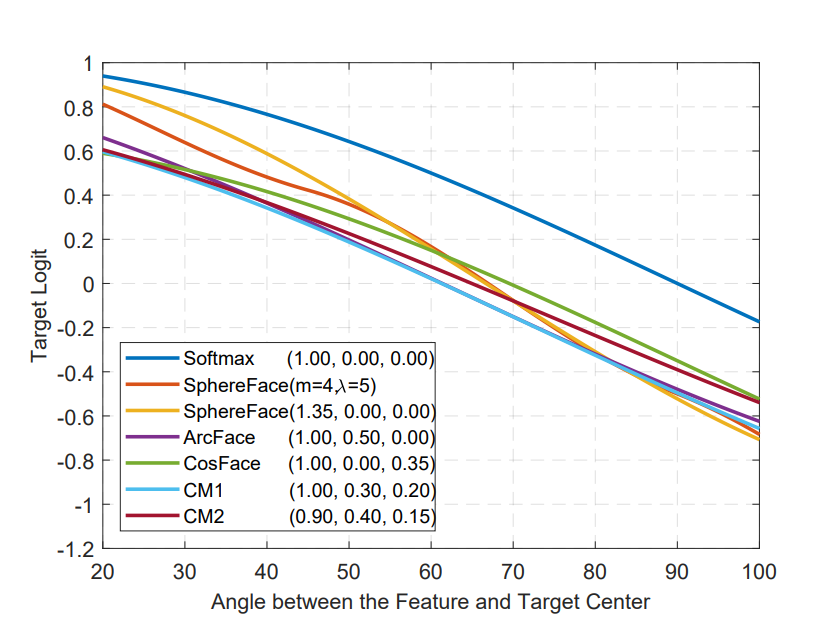
#> input picture assets/from_arcface_to_simpleface/logits_cut.png, 831 x 642 px, found by its file name
$ jupyter execute --allow-errors 5_from_arcface_to_simpleface.ipynb   (shell and % lines are left out)
#> lines starting #> are read from the running program, lines starting #| are printed output that depends on the picture
[cell 1]
import warnings
warnings.filterwarnings("ignore")

from PIL import Image
import numpy as np
import matplotlib.pyplot as plt

# From ArcFace to SimpleFace

*Jun 12, 2023*

---------------------------------------------------

Once, while working on a face swapping project I was using [ArcFace](https://arxiv.org/abs/1801.07698) as an identity estimator. The key problem with face swapping is finding the trade-off between identity information (face shape) and attributes like pose, expression, illumination etc. and the resulting quality depends a lot on the quality of the pre-trained identity estimator. So I was naturally looking into ways to improve ours. I wanted to clean identity embeddings of all the irrelevant attribute information, which means a tighter intra-class grouping. So I was looking at the loss and thinking and this is what came out.

# ArcFace Primer

ArcFace is still a workhorse in many face-related AI applications despite its respectable age due to availability and decent quality of pretrained models. It came as an improvement to a whole line of angular margin face recognition models like SphereFace and CosineFace. It formulates the task of face recognition not as a metric learning problem, but as a classification task with target classes being face identities and a specially designed loss function. It consists of a linear layer with some trickery.

The ArcFace loss is parameterized by a weight matrix $W$ of *"anchor"* vectors for each identity/class. This weight matrix is multiplied by an embedding vector $x$. From school we know that:

$$ W_i^T x_j = \|W_i\| \|x_j\| \cos(\theta_i) $$

where $\theta_i$ is the angle between vectors $W_i$ and $x_j$. It was shown many times that optimizing for this dot product directly is inefficient as inter-class separation gets worse and a lot of irrelevant noise and variance leak from the data into embeddings. Putting face embeddings on a hypersphere and optimizing for an angle between vectors is a better strategy. Getting the angle is easy:

$$ \theta_i = \arccos \left( \frac{W_i^T x_j}{ \|W_i\| \|x_j\|} \right) $$

What ArcFace proposes is to add a constant margin $m$ to the angle between the class sample and its corresponding anchor vector precisely to enforce clearer inter-class separation. That's it. The rest of the loss function is plain old softmax with the cross-entropy:

$$ L = - \log \frac{e^{ s \cos \left( \theta_{y_i} + m \right)}}{e^{ s \cos \left( \theta_{y_i} + m \right)} + \sum_{j\neq y_i} e^{ s \cos \left( \theta_j\right)}} $$

Here $s$ is a scaling factor which plays the role of the softmax temperature, essentially, and $y_i$ is the *index* of the target class. Seems simple and intuitive enough, but can we make it even simpler?

# Stripped to the Bone

While reviewing ArcFace paper I zoomed into a softmax logits plot (Fig. 4b):

[cell 2]
Image.open("assets/from_arcface_to_simpleface/logits_cut.png").resize((624, 480), Image.Resampling.BICUBIC)
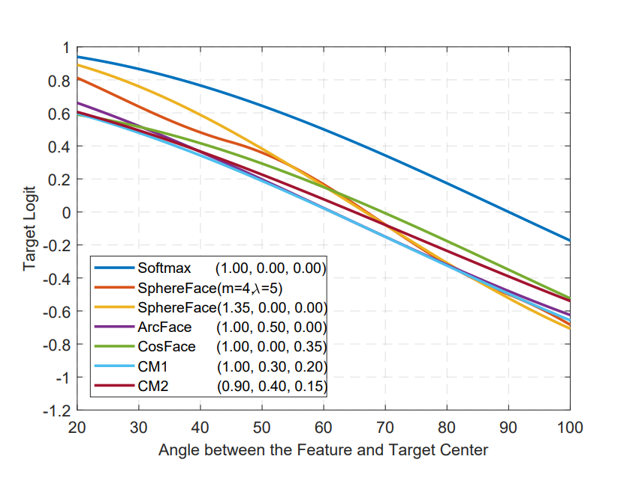
#> Out: PIL image 624x480 RGBA; mean R, G, B, A 244.1, 243.9, 243.4, 255

And I have so many questions about it! Like, what's this? What is the point of this graph? These are just some squiggly lines. What is the reader supposed to make from them? Why do they only show us the interval between 20 and 100 degrees? What about angles below 20 and above 100 degrees?

This useless piece of visual noise exists for the sole purpose of being there. So here's a bit blurry but full plot which I found in this [nice article](https://laniakea2018.wordpress.com/2018/06/16/lecture-9-arcface-additive-angular-margin-loss-for-deep-face-recognition/):

[cell 3]
Image.open('assets/from_arcface_to_simpleface/logits_full.png').resize((520, 400), Image.Resampling.BICUBIC)
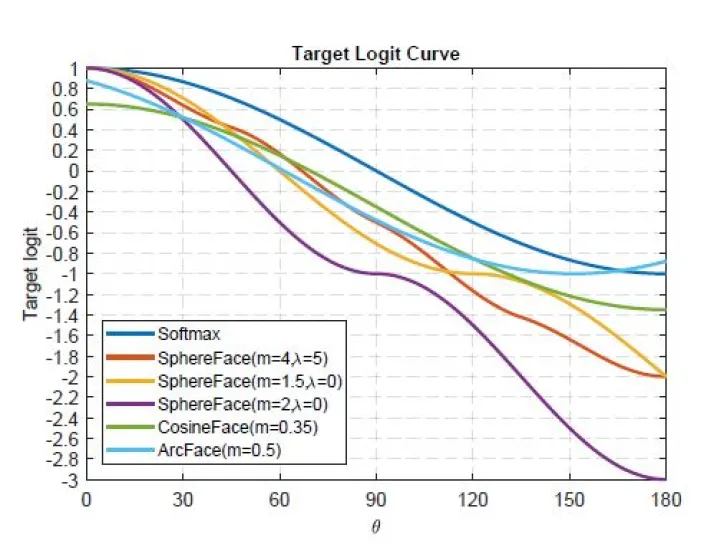
#> input picture assets/from_arcface_to_simpleface/logits_full.png, 704 x 550 px, found by its file name
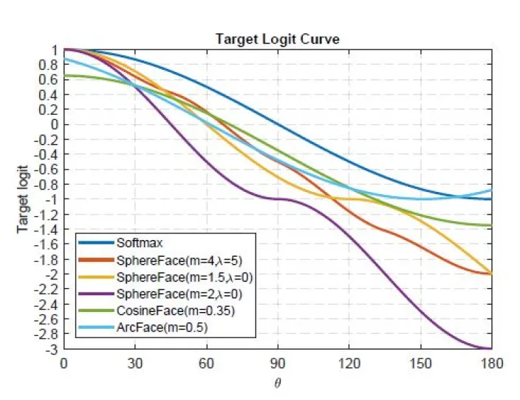
#> Out: PIL image 520x400 RGBA; mean R, G, B, A 241.4, 241.8, 240.8, 255

Now this is how you do plots! We can now see the full range of angles and immediately make some observations.

**Observation 1.** *All* of these functions have critical points somewhere besides the actual optimum. This may not be a big deal, but it is kinda bad taste, IMHO. A proper well-behaved loss function should have one and only critical point - at the optimum and have a good reason for every single extra one.

**Observation 2.** ArcFace logits aren't even monotonic. They have a local optimum at 180 degrees. This can make somebody have a really bad day, I'd say.

**Observation 3.** ArcFace logits are the only function which has *non-zero* slope at 0 degrees. Now that's interesting.

In practice they add some corrections to ArcFace (so-called *easy* margin and *hard* margin) which change the shape of the "tail" of the logits but they don't get rid of the abovementioned problems.

Let's think of the ArcFace a bit. The graph of the logits doesn't have a continuation to the left because the dot product gives you the angle along the shortest arc which is always between 0 and $\pi$. This means that a non-zero derivative of logits at 0 produces non-zero updates to both $W_i$ and $x_j$ no matter how close they are. Compare this to Softmax logits, for example, which have a zero-derivative at 0 degrees and gradient updates gradually die out when vectors get close. Softmax here is like $L_2$-distance and ArcFace is like $L_1$-distance, but on a sphere. This explains why plain softmax creates embeddings with blurry inter-class boundaries while ArcFace manages to achieve sharp separation.

For the same reason the term *"margin"* cannot be really applied to the $m$ parameter of the ArcFace loss. It could be called a margin if there were negative angles available. In that case logits could go past zero and then converge at an angle $\theta = -m$ thus creating a *margin*. But angles are clipped at zero, and when the logit goes beyond it, the direction of the trajectory is just flipped back, so it constantly jiggles around zero.

> From this perspective we can see that CosineFace is completely useless, as the only thing it does is adds a constant to a dot product, which does not have *any* impact on the gradients flowing through the logits, just adds a constant scaling factor. Like, literally. Here's CosFace loss:
>
> $$ L = - \log \frac{e^{ s \left( \cos \left( \theta_{y_i} \right) - m \right)}}{e^{ s \left( \cos \left( \theta_{y_i} \right) - m \right)} + \sum_{j\neq y_i} e^{ s \cos \left( \theta_j\right)}}
    = - \log e^{-sm} \frac{e^{ s \cos \left( \theta_{y_i} \right)}}{ e^{-sm} e^{s \cos \left( \theta_{y_i} \right)} + \sum_{j\neq y_i} e^{ s \cos \left( \theta_j\right)}} $$
>
> which for all intents and purposes is:
>
> $$ L = - \log \frac{e^{ s \cos \left( \theta_{y_i} \right)}}{ C e^{s \cos \left( \theta_{y_i} \right)} + \sum_{j\neq y_i} e^{ s \cos \left( \theta_j\right)}} $$
>
> The softmax sum is taken over all the classes, and re-weighting a single of thousands terms should ring a bell that something's not right here. It could make a bit more sense if a margin $m$ was dependent on the number of classes, so its effect is preserved, but they actually address this issue in the [paper](https://arxiv.org/pdf/1801.09414.pdf) and say that bigger margin reduces training stability (big surprise!). Let's note, however, that this logic is not applicable to ArcFace, as angular margin changes gradients non-linearly due to the presence of an arccos function. But I digress.

Where was I? Ah, ArcFace doesn't have a zero gradient at zero. And you know, which logit function also doesn't have zero gradient at zero? Angle function. Here it is in all its glory:

[cell 4]
plt.figure(figsize = (4,3))
plt.title("Angle Logits")
plt.plot(np.rad2deg(np.linspace(0, np.pi)), -np.linspace(0, np.pi), 'k-', lw = 3)
plt.xticks(np.arange(0, 181, 30))
plt.yticks(np.linspace(-np.pi, 0, 7), ["-$\pi$", "-$5\pi/6$", "-$2\pi/3$", "-$\pi/2$", "-$\pi/3$", "-$\pi/6$", 0])
plt.ylabel("Target Logit")
plt.xlabel("$\\theta$")
plt.xlim(0, 180)
plt.ylim(-np.pi, 0)
plt.grid(alpha = 0.5)
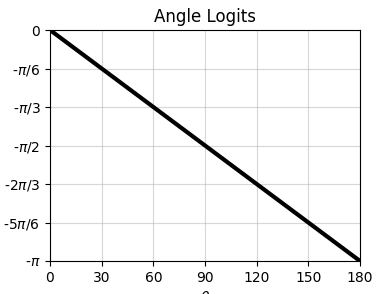
#> figure drawn by matplotlib, 1 panel; curve peaks at x = 0, y = 0

It has several advantages:
1. It does not have any shady local minima
2. It does not have any critical points whatsoever
3. It has constant derivative everywhere, as well as at zero
4. It is almost 3x more computationally efficient
5. Intuitively it makes much more sense, as we're directly optimizing for the angle between vectors

The final loss function with angular logits would be:

$$ L = - \log \frac{e^{ -s \theta_{y_i}}}{ \sum_j e^{ -s \theta_j }} $$

where $\theta_i = \arccos \left( \dfrac{W_i^T x_j}{\|W_i\| \|x_j\|} \right)$. Note that we now don't need to apply any margins selectively as in ArcFace, CosFace or whatever. I'd call this loss a SimpleFace.

# Experiments

To verify that angular logits achieve the same so-called "large margin" separation I've ran the same toy experiment they use in papers. I took 10 identities with the most images from the LFW dataset, sampled 50 photos from each identity totalling at 500 RGB image 128x128. I then took an ImageNet-pretrained ResNet18 and fine-tuned it on these 500 images using ArcFace and SimpleFace. Training both models using a 2D feature actually was pretty tricky. In such low dimensions some corner cases arise which you generally wouldn't care about with embedding dimension of 512. One such corner case is appearance of local minima in the gaps between $W_i$ vectors. Let me illustrate:

[cell 5]
import torch
import torch.nn.functional as ptf

class AngularLoss(torch.nn.Module):

    def __init__(self, dimension, num_identities, logits):
        super().__init__()
        self.dimension = dimension
        self.num_identities = num_identities
        self.logits = logits
        self.weight = torch.nn.Parameter(torch.randn(num_identities, dimension))

    # [20 lines left out: function forward, not called in this run]

#> (the rest of this cell did not finish here and is left out)

Left plot shows how the loss function depends on a single sample. Because softmax creates both attractive and repulsive "forces" between intra- and inter-class samples, there's a possibility to have a point of equilibrium when repulsive forces balance each other in the gaps due to symmetry. Depending on the data, this can cause two $W_i$ vectors to collapse into one of such local minima if repulsion from the neighbors is stronger than between these two vectors. What really sucks is that this problem occurs near when weight vectors are distributed uniformly, which happens at near the optimum, when everything is almost settled. This problem goes away in higher dimensions, however, where there are much more symmetries which should align to balance everything just right. Actually in 3D already this problem practically goes away.

The angular margin demonstrates the same tight clustering in these toy experiments as ArcFace. At lower dimensions it converges slightly faster, but speed of convergence evens out at higher dimensions, as random vectors are mostly perpendicular there and don't fall into problem regions in the tail of ArcFace logits:

[cell 6]
image1 = Image.open("assets/from_arcface_to_simpleface/arcface_clusters.png")
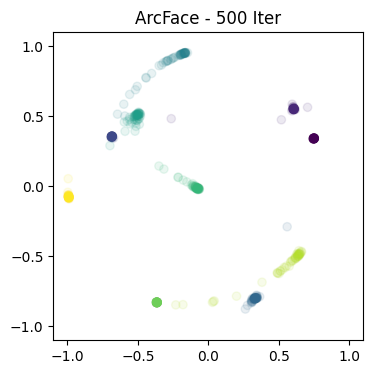
#> input picture assets/from_arcface_to_simpleface/arcface_clusters.png, 373 x 374 px, found by its file name
#> image1 is the input picture: PIL image 373x374 RGBA; mean R, G, B, A 248.4, 249.1, 248.6, 255
image2 = Image.open("assets/from_arcface_to_simpleface/simpleface_clusters.png")
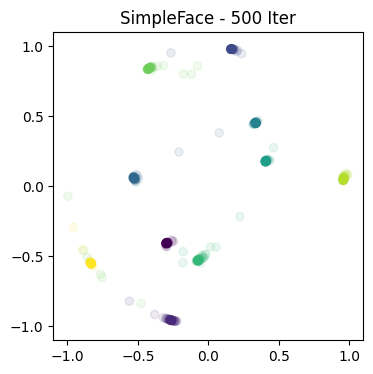
#> input picture assets/from_arcface_to_simpleface/simpleface_clusters.png, 373 x 374 px, found by its file name
#> image2 is the input picture: PIL image 373x374 RGBA; mean R, G, B, A 248.5, 249, 248.6, 255

new_image = Image.new("RGB", (image1.width + image2.width, image1.height))
#> new_image: PIL image 746x374 RGB; every value is 0
new_image.paste(image1, (0, 0))
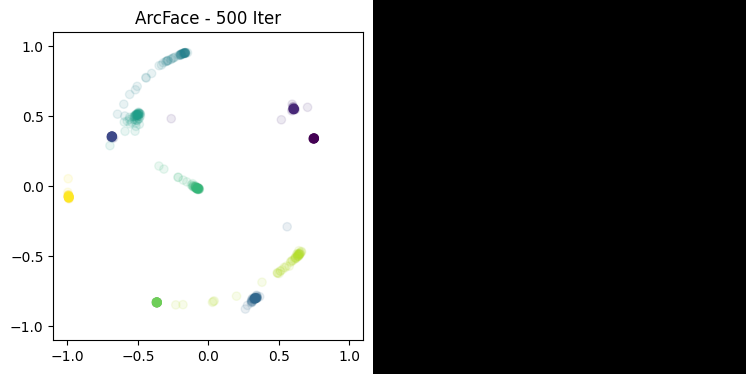
#> new_image: PIL image 746x374 RGB; mean R, G, B 124.2, 124.5, 124.3
new_image.paste(image2, (image1.width, 0))
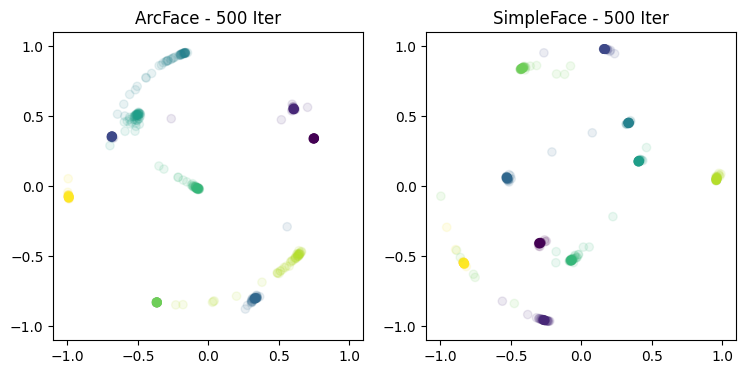
#> new_image: PIL image 746x374 RGB; mean R, G, B 248.4, 249, 248.6
new_image
